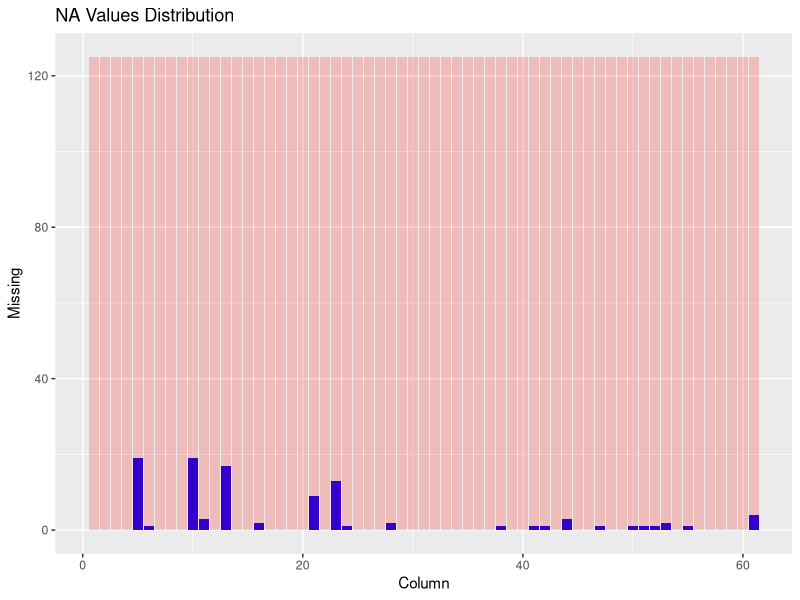
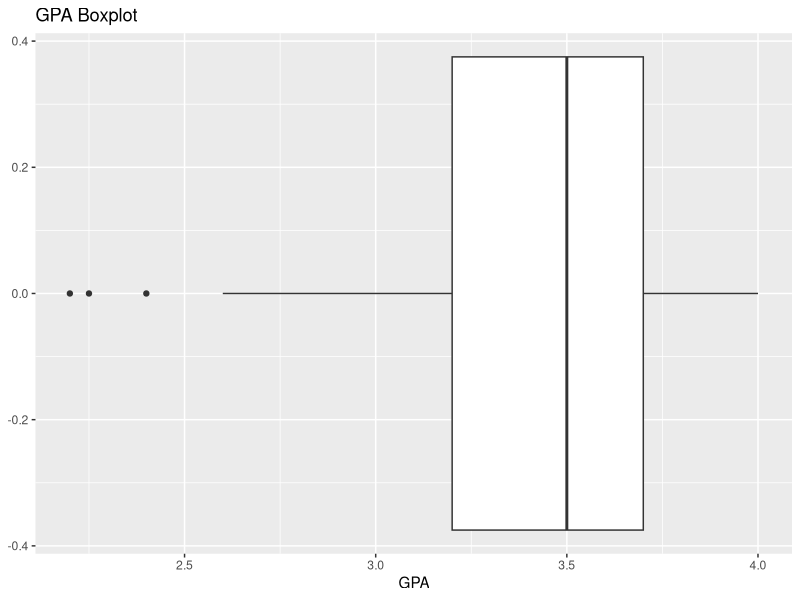
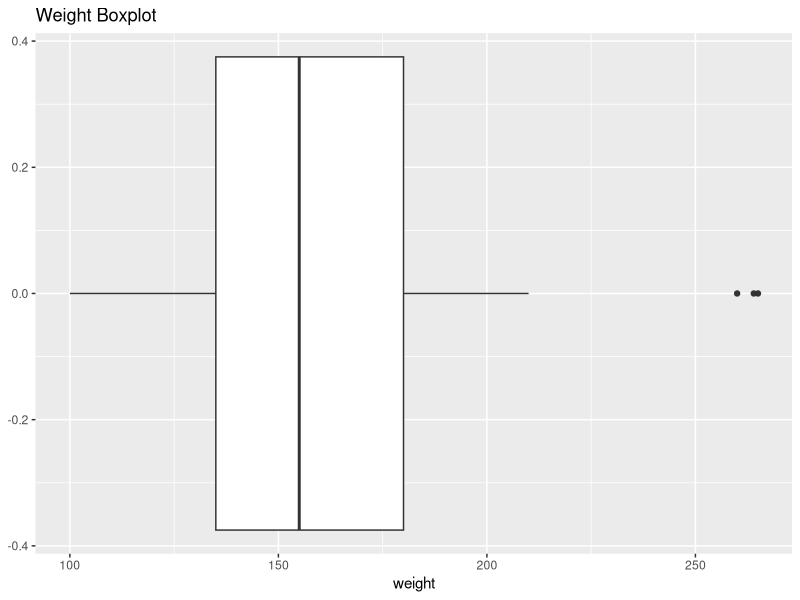
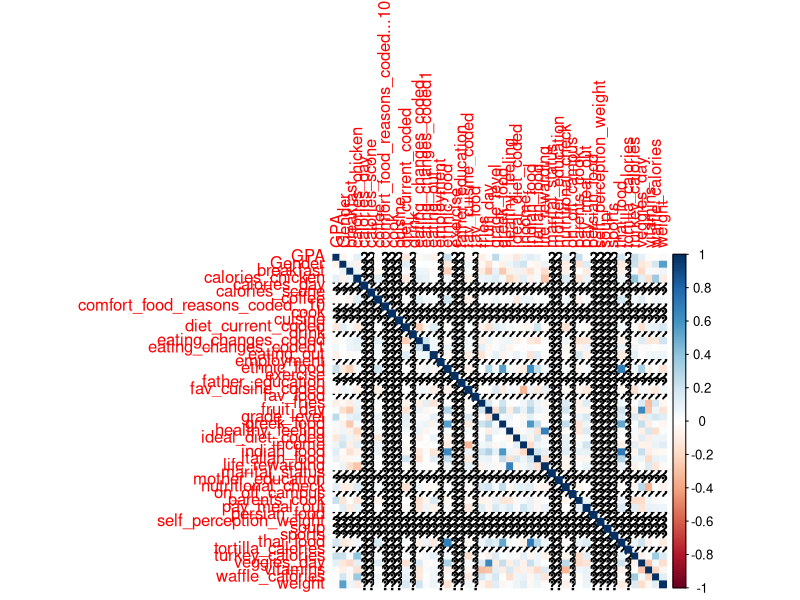
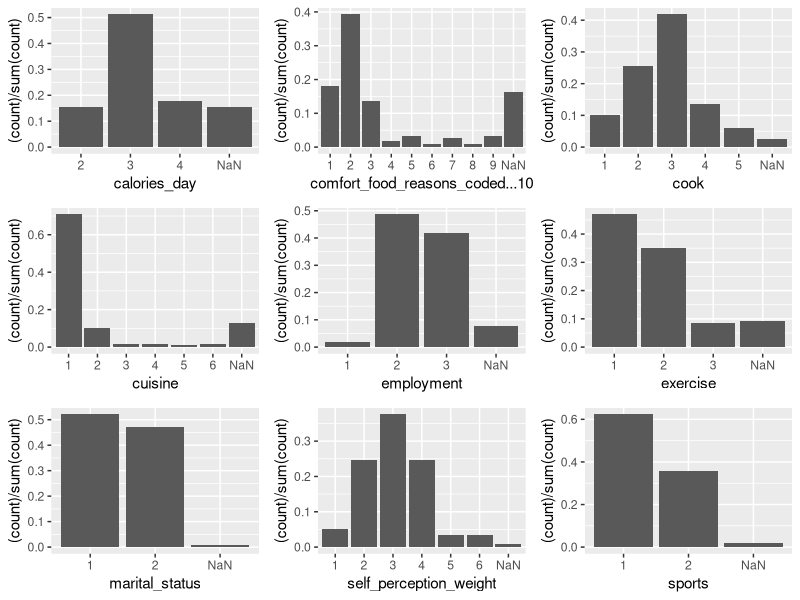
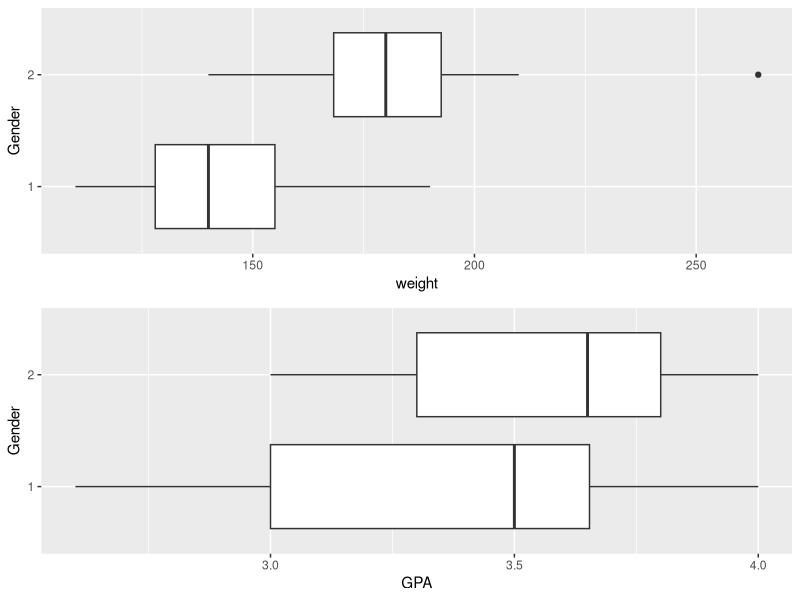
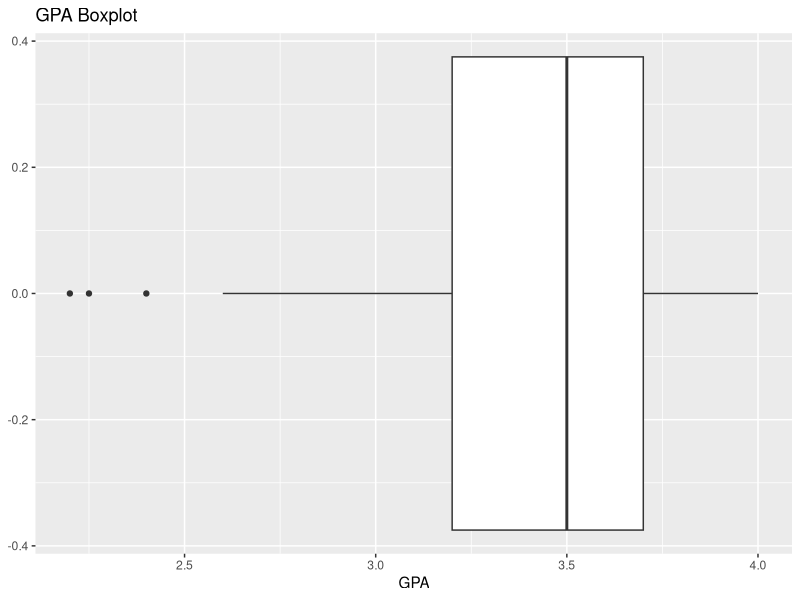
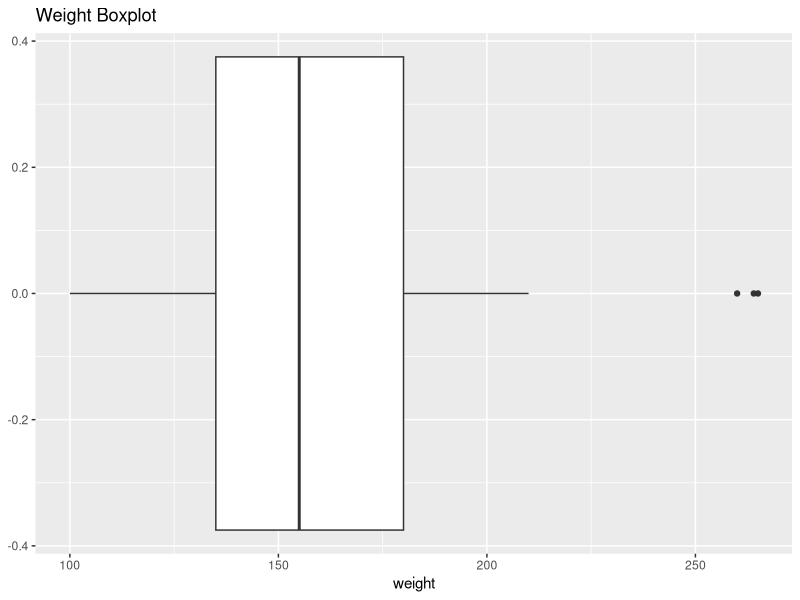

Source code (R) for these figures, in order: (Note: this script raises an error after producing the figures.)
## ---- chunk 1
# load libraries and data
library(readr)
library(dplyr)
library(ggplot2)
library(gridExtra)
library(corrplot)

data <- read_csv("food_coded.csv")
## ---- chunk 2
head(data)
## ---- chunk 3
summary(data)
## ---- chunk 4
paste("NA Values:", sum(is.na(data)))
paste("Duplicate Values:", sum(duplicated(data)))
## ---- chunk 5
categories = names(data)
print(categories)
## ---- chunk 6
missingDF = data.frame(matrix(NA, nrow = 1, ncol = 3))
names(missingDF) = c("Column", "Missing", "Total")

for(i in 1:length(categories)){
    curColumn <- categories[i]
    numMissing <- sum(is.na(data[[curColumn]]))
    numEntries <- length(data[[curColumn]])

    missingDF[i,1] = i
    missingDF[i,2] = numMissing
    missingDF[i,3] = numEntries
}


naViz <- ggplot(data=missingDF, aes(x=Column)) +
       geom_bar(aes(y=Missing), stat = "identity", alpha = 1,fill="blue") +
       geom_bar(aes(y=Total), stat="identity", alpha=0.2, fill="red") +
       ggtitle("NA Values Distribution")
naViz
## ---- chunk 7

#remove na values from gpa
data = data[!is.na(data$GPA),]
data = data[data$GPA != "Unknown",]
data = data[data$GPA != "Personal",]
data = data[data$GPA != "nan",]

data$GPA = as.numeric(data$GPA)


#draw boxplot
ggplot(data, aes(x = GPA)) + geom_boxplot() + ggtitle("GPA Boxplot")
ggsave("./graphs/boxplots/GPA.png")
## ---- chunk 8
#remove na values from gpa

data = data[!is.na(data$weight),]
data = data[data$weight != "nan",]

data$weight = as.numeric(data$weight)

#draw boxplot
ggplot(data, aes(x = weight)) + geom_boxplot() + ggtitle("Weight Boxplot")
ggsave("./graphs/boxplots/weight.png")
## ---- chunk 9

numericData <- data %>% select(GPA, Gender, breakfast, calories_chicken, calories_day, calories_scone, coffee, comfort_food_reasons_coded...10, cook, cuisine, diet_current_coded, drink, eating_changes_coded, eating_changes_coded1, eating_out, employment, ethnic_food, exercise, father_education, fav_cuisine_coded, fav_food, fries, fruit_day, grade_level, greek_food, healthy_feeling, ideal_diet_coded, income, indian_food, italian_food, life_rewarding, marital_status, mother_education, nutritional_check, on_off_campus, parents_cook, pay_meal_out, persian_food, self_perception_weight, soup, sports, thai_food, tortilla_calories, turkey_calories, veggies_day, vitamins, waffle_calories, weight)

#graph correlation matrix
correlationMatrix <- cor(numericData)
corrplot(correlationMatrix, method="color")
## ---- chunk 10

featuredNumericData <- data %>% select(GPA, Gender, calories_day, comfort_food_reasons_coded...10, cook, cuisine, diet_current_coded, eating_changes_coded, eating_changes_coded1, eating_out, employment, exercise, fruit_day, healthy_feeling, income, marital_status, nutritional_check, self_perception_weight, sports, vitamins, weight)

png("./graphs/corMatrix.png")
correrationMatrix <- cor(featuredNumericData)
corrplot(correrationMatrix, method="color")
dev.off()
## ---- chunk 11
data$calories_day[is.na(data$calories_day)] <- "NaN"
data$comfort_food_reasons_coded...10[is.na(data$comfort_food_reasons_coded...10)] <- "NaN"
data$cook[is.na(data$cook)] <- "NaN"
data$cuisine[is.na(data$cuisine)] <- "NaN"
data$employment[is.na(data$employment)] <- "NaN"
data$exercise[is.na(data$exercise)] <- "NaN"
data$marital_status[is.na(data$marital_status)] <- "NaN"
data$self_perception_weight[is.na(data$self_perception_weight)] <- "NaN"
data$sports[is.na(data$sports)] <- "NaN"


pl1 <- ggplot(data=data, aes(x=calories_day)) + 
      geom_bar(aes(y = (..count..)/sum(..count..)))

pl2 <- ggplot(data=data, aes(x=comfort_food_reasons_coded...10)) + 
      geom_bar(aes(y = (..count..)/sum(..count..)))

pl3 <- ggplot(data=data, aes(x=cook)) + 
      geom_bar(aes(y = (..count..)/sum(..count..)))

pl4 <- ggplot(data=data, aes(x=cuisine)) + 
      geom_bar(aes(y = (..count..)/sum(..count..)))
pl5 <- ggplot(data=data, aes(x=employment)) + 
      geom_bar(aes(y = (..count..)/sum(..count..)))
pl6 <- ggplot(data=data, aes(x=exercise)) + 
      geom_bar(aes(y = (..count..)/sum(..count..)))
pl7 <- ggplot(data=data, aes(x=marital_status)) +
      geom_bar(aes(y = (..count..)/sum(..count..)))
pl8 <- ggplot(data=data, aes(x=self_perception_weight)) +
      geom_bar(aes(y = (..count..)/sum(..count..)))
pl9 <- ggplot(data=data, aes(x=sports)) +
      geom_bar(aes(y = (..count..)/sum(..count..)))

grid.arrange(pl1, pl2, pl3, pl4, pl5, pl6, pl7, pl8, pl9, ncol=3)
## ---- chunk 12

selectedData <- data %>% select(GPA, Gender, calories_day, comfort_food_reasons_coded...10, cook, cuisine, diet_current_coded, eating_changes_coded, eating_changes_coded1, eating_out, employment, exercise, fruit_day, healthy_feeling, income, marital_status, nutritional_check, self_perception_weight, sports, vitamins, weight)

featuredNumericData = selectedData[selectedData$calories_day != "NaN",]
featuredNumericData = featuredNumericData[featuredNumericData$comfort_food_reasons_coded...10 != "NaN",]
featuredNumericData = featuredNumericData[featuredNumericData$cook != "NaN",]
featuredNumericData = featuredNumericData[featuredNumericData$cuisine != "NaN",]
featuredNumericData = featuredNumericData[featuredNumericData$employment != "NaN",]
featuredNumericData = featuredNumericData[featuredNumericData$exercise != "NaN",]
featuredNumericData = featuredNumericData[featuredNumericData$marital_status != "NaN",]
featuredNumericData = featuredNumericData[featuredNumericData$self_perception_weight != "NaN",]
featuredNumericData = featuredNumericData[featuredNumericData$sports != "NaN",]

featuredNumericData = as.data.frame(lapply(featuredNumericData, as.numeric))

print(nrow(featuredNumericData))

png("./graphs/corMatrixProcessed.png")
cr2 <- cor(featuredNumericData)
p2 <- corrplot(cr2, method="color")

dev.off()

## ---- chunk 13

genderBoxPlotData <- featuredNumericData
genderBoxPlotData$Gender <- as.character(genderBoxPlotData$Gender)
pl1 <- ggplot(data=genderBoxPlotData, aes(x=weight, y=Gender)) +
      geom_boxplot()

pl2 <- ggplot(data=genderBoxPlotData, aes(x=GPA, y=Gender)) +
      geom_boxplot()

grid.arrange(pl1, pl2, ncol=1)


ggsave("./graphs/boxplots/gender.png", pl1)
## ---- chunk 14

cuisineBoxPlotData <- selectedData[selectedData$cuisine != "NaN",]
cuisineBoxPlotData$cuisine <- as.character(genderBoxPlotData$cuisine)
pl1 <- ggplot(data=cuisineBoxPlotData, aes(x=weight, y=cuisine)) +
      geom_boxplot()
pl1


ggsave("./graphs/boxplots/cuisine.png", pl1)
## ---- chunk 15
currentDietData <- selectedData[selectedData$diet_current_coded != "NaN",]
currentDietData$diet_current_coded <- as.character(currentDietData$diet_current_coded)
pl1 <- ggplot(data=currentDietData, aes(x=GPA, y=diet_current_coded)) +
      geom_boxplot()
pl1


ggsave("./graphs/boxplots/curDiet.png", pl1)
## ---- chunk 16

eatingChangesData <- selectedData[selectedData$eating_changes_coded1 != "NaN",]
eatingChangesData$eating_changes_coded1 <- as.character(eatingChangesData$eating_changes_coded1)


pl1 <- ggplot(data=eatingChangesData, aes(x=weight, y=eating_changes_coded1)) +
      geom_boxplot()

pl2 <- ggplot(data=eatingChangesData, aes(x=GPA, y=eating_changes_coded1)) +
      geom_boxplot()

grid.arrange(pl1, pl2, ncol=1)


ggsave("./graphs/boxplots/eatingChanges.png", pl1)
## ---- chunk 17

fruitData <- selectedData[selectedData$fruit_day != "NaN",]
fruitData$fruit_day <- as.character(fruitData$fruit_day)


pl1 <- ggplot(data=fruitData, aes(x=weight, y=fruit_day)) +
      geom_boxplot()

pl2 <- ggplot(data=fruitData, aes(x=GPA, y=fruit_day)) +
      geom_boxplot()

grid.arrange(pl1, pl2, ncol=1)


ggsave("./graphs/boxplots/fruitDay.png", pl1)
## ---- chunk 18

employmentData <- selectedData[selectedData$employment != "NaN",]
employmentData$employment <- as.character(employmentData$employment)

pl1 <- ggplot(data=employmentData, aes(x=weight, y=employment)) +
      geom_boxplot()

pl1


ggsave("./graphs/boxplots/employment.png", pl1)
## ---- chunk 19

incomeData <- selectedData[selectedData$income != "NaN",]
incomeData$income <- as.character(incomeData$income)

pl1 <- ggplot(data=incomeData, aes(x=weight, y=income)) +
      geom_boxplot()

pl1


ggsave("./graphs/boxplots/income.png", pl1)
## ---- chunk 20
selfPerceptionData <- selectedData[selectedData$self_perception_weight != "NaN",]
selfPerceptionData$self_perception_weight <- as.character(selfPerceptionData$self_perception_weight)

pl1 <- ggplot(data=selfPerceptionData, aes(x=weight, y=self_perception_weight)) +
      geom_boxplot()

pl1

ggsave("./graphs/boxplots/selfPerception.png", pl1)
## ---- chunk 21

sportsData <- selectedData[selectedData$sports != "NaN",]

sportsData$sports <- as.character(sportsData$sports)

pl1 <- ggplot(data=sportsData, aes(x=GPA, y=sports)) +
      geom_boxplot()

pl2 <- ggplot(data=sportsData, aes(x=weight, y=sports)) +
      geom_boxplot()

grid.arrange(pl1, pl2, ncol=1)

ggsave("./graphs/boxplots/sports.png", pl1)

## ---- chunk 22
weightGPAData <- selectedData[selectedData$weight != "NaN",]

pl1 <- ggplot(data=weightGPAData, aes(x=weight, y=GPA)) +
      geom_point()
pl1

ggsave("./graphs/weightGPA.png", pl1)

